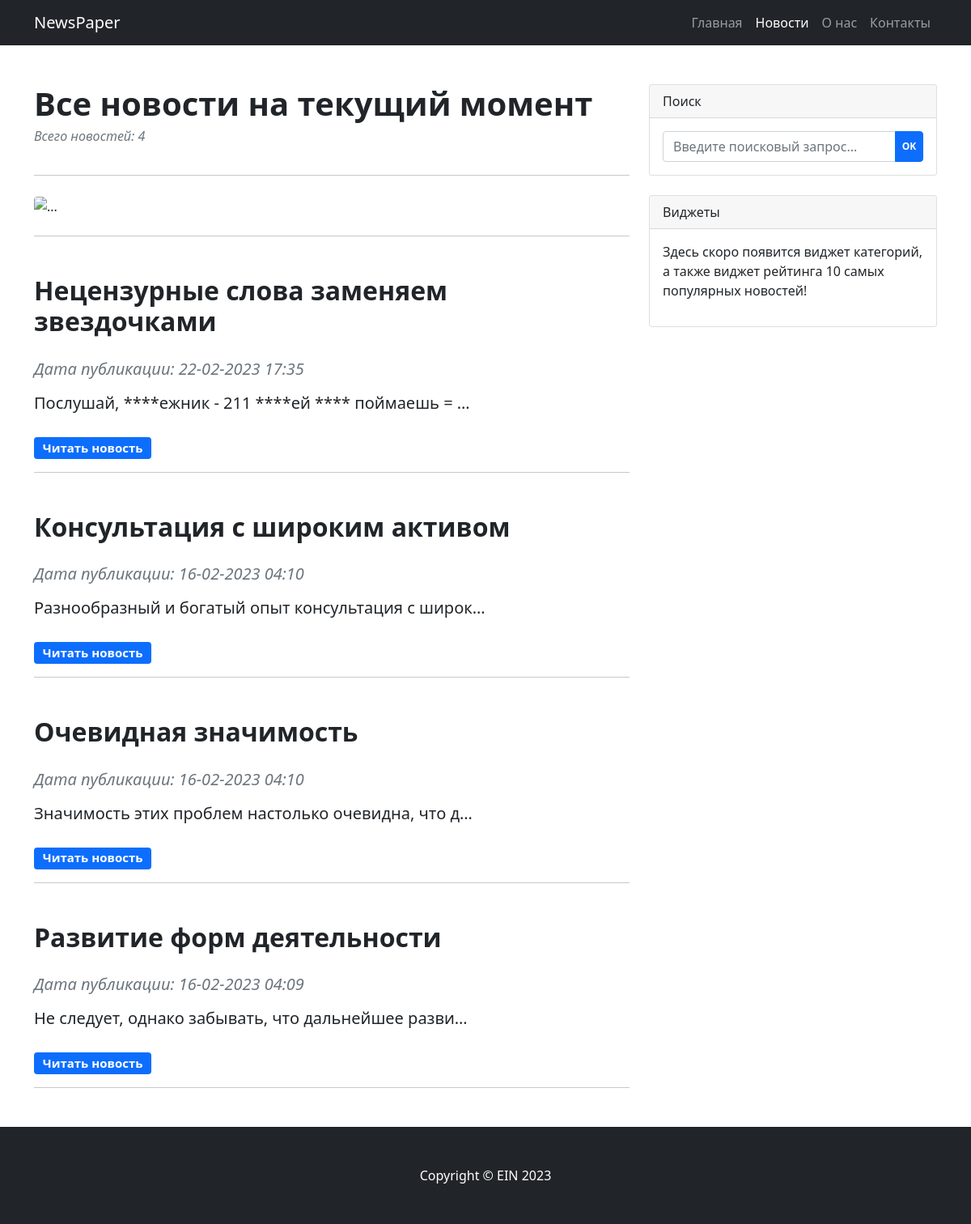
Page /news/ on the committed database.
### newspaper/models.py (models this page shows, shortened)
class Post(models.Model):
    authorArticle = models.ForeignKey(Author, on_delete=models.CASCADE, verbose_name="Автор")
    news = 'NW'
    article = 'AR'
    CATEGORY_CHOICES = (
        (news, 'Новость'),
        (article, 'Статья'),
    )
    categoryType = models.CharField(max_length=2, choices=CATEGORY_CHOICES, default=article, verbose_name="Категория")
    dateCreated = models.DateTimeField(auto_now_add=True)
    postCategory = models.ManyToManyField(Category, through='PostCategory')
    title = models.CharField(max_length=128, unique=True, verbose_name="Заголовок")
    text = models.TextField(verbose_name="Текст поста")
    rating = models.SmallIntegerField(default=0, verbose_name="Рейтинг поста")

### newspaper/views.py (the view)
# urls.py: path('', PostsList.as_view(), name='posts'), # т.к. это класс, представляем его в виде view, для этого вызываем метод as_view
class PostsList(ListView):
    model = Post
    template_name = 'posts.html'
    context_object_name = 'posts'
    queryset = Post.objects.order_by('-id')

### newspaper/templatetags/custom_filters.py (called while the page is built)
@register.filter(name='censor')
def censor(value, arg):
    bList = ['черт', 'хрен']
    vEdit = value
    result = ''
    for w in bList:
        vTemp = vEdit.lower().replace(w, arg * len(w))
        vEdit = vTemp
    for i in range(0, len(value)):
        if (value[i] != vEdit[i]):
            result += vEdit[i].upper()
        else:
            result += vEdit[i]
    return result

### templates/posts.html (shortened to what this page needs)
{% extends 'flatpages/default.html' %}
{% load static %}
{% load custom_filters %}
{% block idpage %}news{% endblock %}
{% block header %}
Все новости на текущий момент
{% endblock %}
{% block count %}
Всего новостей: {{ posts|length}}
{% endblock %}
{% block image %}
{% static 'assets/news.jpg' %}
{% endblock %}
{% block content %}
<hr>
{% for post in posts %}
    <h2 class="fw-bolder mb-4 mt-5">{{ post.title|censor:'*' }}</h2>
    <p class="text-muted fst-italic mb-2">Дата публикации: {{ post.dateCreated|date:'d-m-Y H:i' }}</p>
    <p class="fs-5 mb-4">{{ post.text|censor:'*'|truncatechars:50 }}</p>
    <p class="block-btn"><a class="btn" href="{% url 'post' post.pk %}">Читать новость</a></p>
    <hr>
{% endfor %}
{% endblock %}

### static/css/mystyles.css (style rules this page uses)
html, body { height: 100%; }
.text-muted.fst-italic.mb-2 { padding-bottom: 4px; }
.btn { border-radius: 0.25rem; color: #fff; background-color: #0d6efd; padding: 0.31em 0.65em 0.35em 0.65em; font-size: 0.75em; font-weight: 700; line-height: 1; }
.mb-5.post-content p { font-size: 20px; }

### rows in the picture
Post: title|censor "Нецензурные слова заменяем звездочками", dateCreated "22-02-2023 17:35", text|censor "Послушай, ****ежник - 211 ****ей **** поймаешь = …"
Post: title|censor "Консультация с широким активом", dateCreated "16-02-2023 04:10", text|censor "Разнообразный и богатый опыт консультация с широк…"
Post: title|censor "Очевидная значимость", dateCreated "16-02-2023 04:10", text|censor "Значимость этих проблем настолько очевидна, что д…"
Post: title|censor "Развитие форм деятельности", dateCreated "16-02-2023 04:09", text|censor "Не следует, однако забывать, что дальнейшее разви…"

### other values in the picture
{{ posts|length }} "4"
